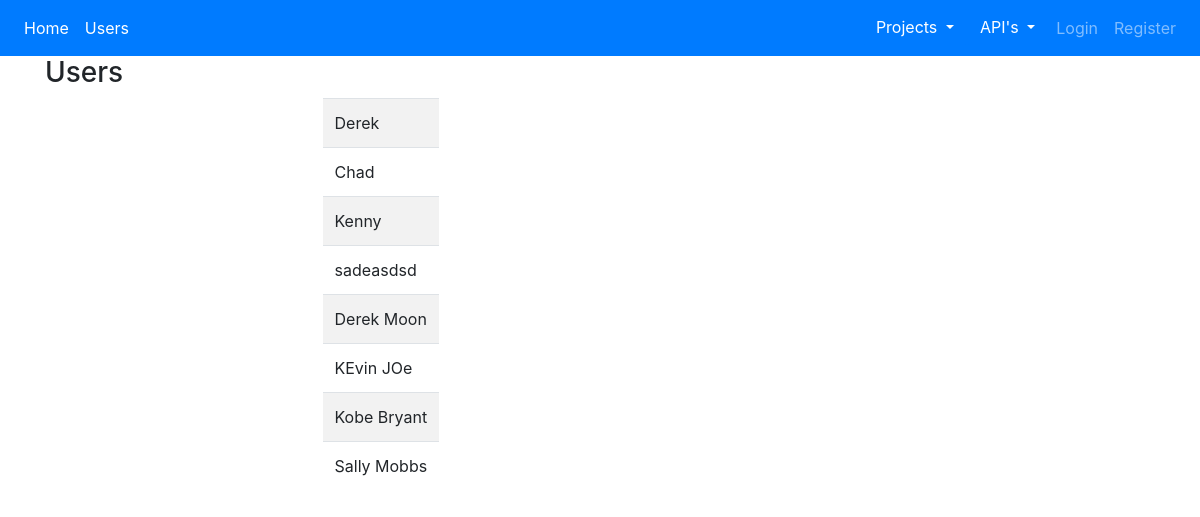
/users, run on an earlier commit of the app's database.
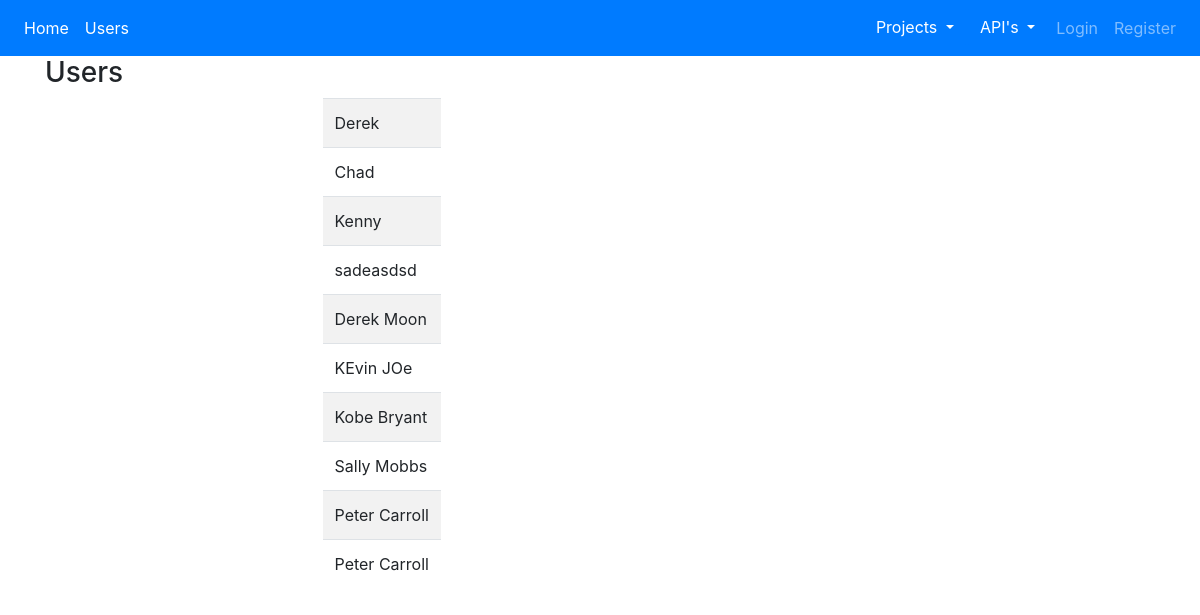
And on a later commit of the database.
### app/models.py (models this page shows, shortened)
class User(db.Model,UserMixin):
    id = db.Column(db.Integer, primary_key=True)
    name = db.Column(db.String(40), nullable=False)
    email = db.Column(db.String(50), nullable=False, unique=True)
    password = db.Column(db.String(180), nullable=False)
    created_on = db.Column(db.DateTime, nullable=False,
                           default=datetime.utcnow)
    posts = db.relationship('Post',backref='author', lazy='dynamic')
    def __str__(self):
        return self.name

### app/blueprints/main/routes.py (the view)
@main.route('/users')
def users():
    context = {
        'users':User.query.all()
    }
    return render_template('users.html', **context)

### app/templates/users.html
{% extends 'layout.html' %}
{% block content %}
  <h3>Users</h3>
  <div class="com-md-6 offset-md-3">
<table class="table table-striped table-inverse table-responsive">
    <tbody>
      {% if users %}
        {% for u in users %}
          <tr>
            <td>{{ u }}</td>
          </tr>
        {% endfor %}
      {% endif %}
    </tbody>
</table>
  </div>
  {% endblock %}

### app/templates/layout.html (shortened to what this page needs)
<!doctype html>
<html lang="en">
  <head>
    <link rel="stylesheet" href="https://stackpath.bootstrapcdn.com/bootstrap/4.3.1/css/bootstrap.min.css">
  </head>
  <body>
    {% include 'partials/navbar.html' %}
    <div class="container">
        {% block content %}
        {% endblock %}
    </div>
  </body>
</html>

### app/templates/partials/navbar.html (shortened to what this page needs)
<nav class="navbar navbar-expand-sm navbar-dark bg-primary">
  <div class="collapse navbar-collapse" id="collapsibleNavId">
    <ul class="navbar-nav mr-auto mt-2 mt-lg-0">
      <li class="nav-item active">
        <a class="nav-link" href="{{url_for('main.index')}}"
          >Home <span class="sr-only">(current)</span></a
        >
      </li>
      <li class="nav-item active">
        <a class="nav-link" href="{{url_for('main.users')}}"
          >Users <span class="sr-only">(current)</span></a
        >
      </li>
    </ul>
    <ul class="navbar-nav ">
      <li class=nav-item>
        <div class="dropdown">
          <button type="button" class="btn btn-primary dropdown-toggle" data-toggle="dropdown">
            Projects
          </button>
        </div>
      </li>
      <li class=nav-item>
        <div class="dropdown">
          <button type="button" class="btn btn-primary dropdown-toggle" data-toggle="dropdown">
            API's
          </button>
        </div>
      </li>
      {% if current_user.is_authenticated %}
      <li class=nav-item>
        <a class='nav-link' href="{{url_for('account.logout')}}">Logout</a>
      </li>
      {% else %}
      <li class=nav-item>
        <a class='nav-link' href="{{url_for('account.login')}}">Login</a>
      </li>
      <li class=nav-item>
        <a class='nav-link' href="{{url_for('account.register')}}">Register</a>
      </li>
      {% endif %}
    </ul>
  </div>
</nav>

What changed in the data, as far as the page shows it:
added User: name "Peter Carroll"
added User: name "Peter Carroll"
